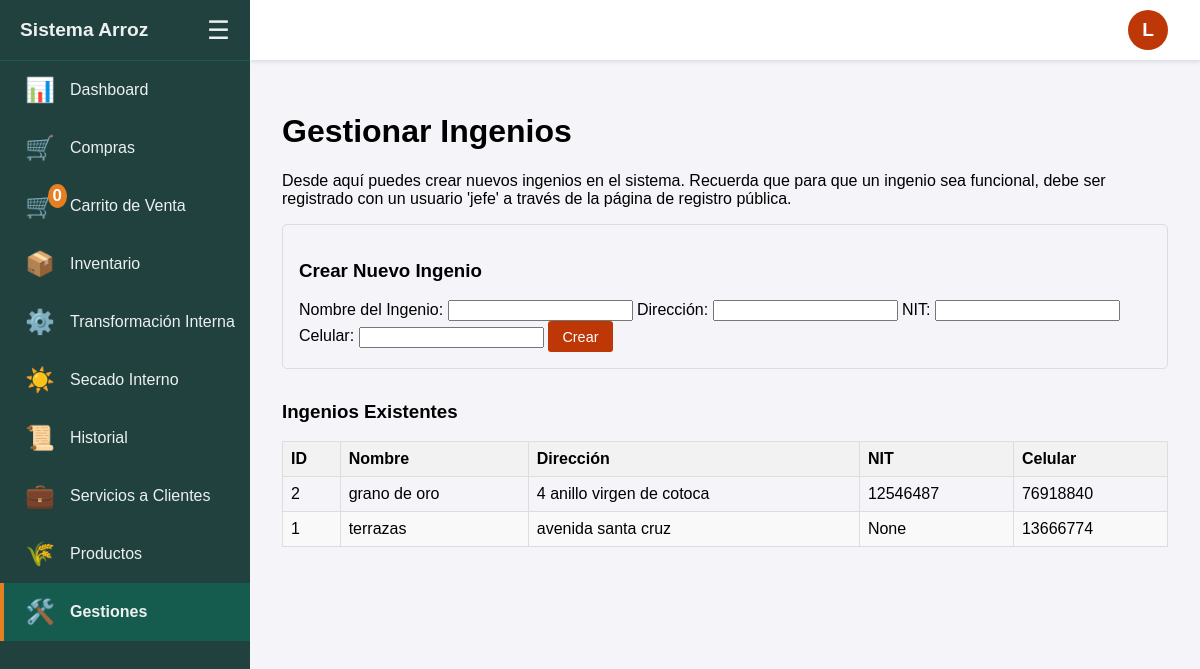
The page /ingenios (signed in) on the database as committed earlier.
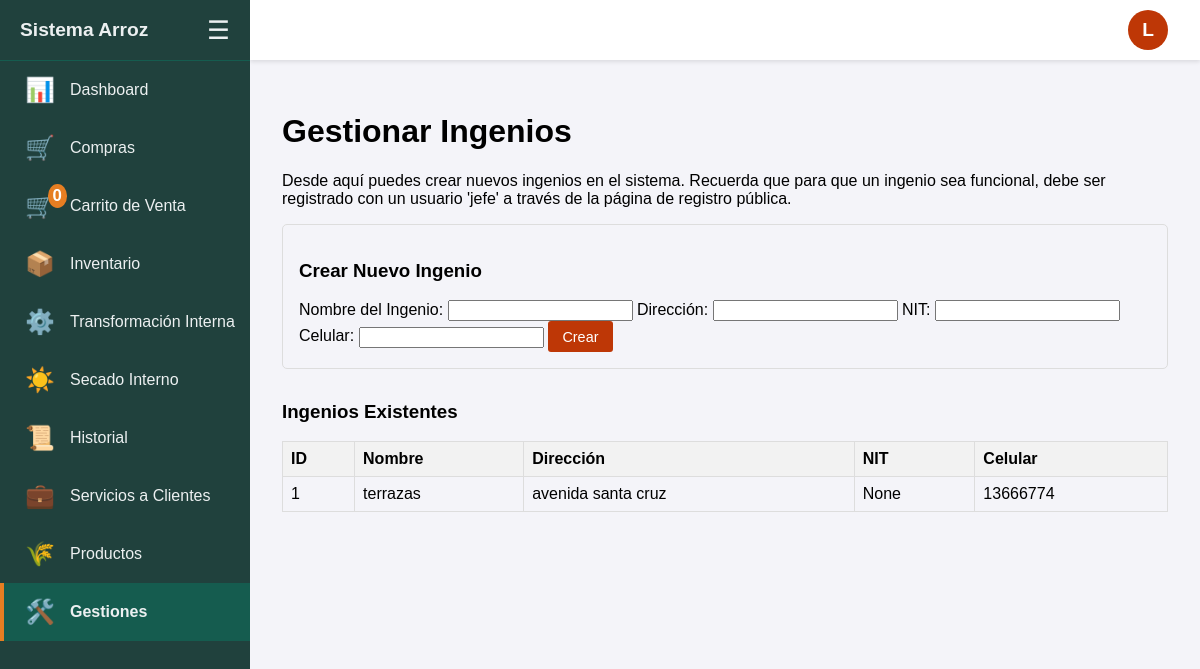
The same page on the database as committed later.
### tables this page shows
CREATE TABLE ingenios (
                id INTEGER PRIMARY KEY AUTOINCREMENT,
                nombre TEXT NOT NULL UNIQUE
            , direccion TEXT NOT NULL DEFAULT "", nit TEXT, celular TEXT NOT NULL DEFAULT "");

### blueprints/management.py (the view)
    @login_required
    def decorated_function(*args, **kwargs):
        if g.user['nivel_acceso'] != 'jefe':
            flash('No tienes permiso para acceder a esta página.', 'danger')
            return redirect(url_for('main.compras'))
        return f(*args, **kwargs)

### blueprints/__init__.py (called while the page is built)
def login_required(f):
    @wraps(f)
    def decorated_function(*args, **kwargs):
        if g.user is None:
            return redirect(url_for('auth.login', next=request.url))
        return f(*args, **kwargs)
    return decorated_function

### blueprints/management.py (called while the page is built, shortened)
def jefe_required(f):
    @login_required
    def decorated_function(*args, **kwargs):
        if g.user['nivel_acceso'] != 'jefe':
            flash('No tienes permiso para acceder a esta página.', 'danger')
            return redirect(url_for('main.compras'))
        return f(*args, **kwargs)
    decorated_function.__name__ = f.__name__
    return decorated_function

@management_bp.route('/ingenios', methods=['GET', 'POST'])
@jefe_required
def ingenios():
    lista_ingenios = obtener_ingenios_logic()
    return render_template('ingenios.html', ingenios=lista_ingenios)

### db.py (called while the page is built)
def obtener_ingenios_db():
    with sqlite3.connect(DB_NAME) as conn:
        c = conn.cursor()
        return c.execute("SELECT id, nombre, direccion, nit, celular FROM ingenios ORDER BY nombre").fetchall()

def obtener_ingenio_por_id_db(ingenio_id: int):
    with sqlite3.connect(DB_NAME) as conn:
        c = conn.cursor()
        return c.execute("SELECT id, nombre, direccion, nit, celular FROM ingenios WHERE id = ?", (ingenio_id,)).fetchone()

### logic.py (called while the page is built)
def obtener_ingenios_logic():
    return obtener_ingenios_db()

### templates/ingenios.html (shortened to what this page needs)
{% extends "index.html" %}
{% block content %}
  <h1>Gestionar Ingenios</h1>
  <p>Desde aquí puedes crear nuevos ingenios en el sistema. Recuerda que para que un ingenio sea funcional, debe ser registrado con un usuario 'jefe' a través de la página de registro pública.</p>
  <form method="post" style="margin-bottom: 2em; border: 1px solid #ddd; padding: 1em; border-radius: 5px;">
    <h3>Crear Nuevo Ingenio</h3>
    <label for="nombre">Nombre del Ingenio:</label>
    <input type="text" id="nombre" name="nombre" required>
    <label for="direccion">Dirección:</label>
    <input type="text" id="direccion" name="direccion" required>
    <label for="nit">NIT:</label>
    <input type="text" id="nit" name="nit">
    <label for="celular">Celular:</label>
    <input type="text" id="celular" name="celular" required>
    <button type="submit">Crear</button>
  </form>
  <h3>Ingenios Existentes</h3>
  <table>
    <thead>
      <tr>
        <th>ID</th>
        <th>Nombre</th>
        <th>Dirección</th>
        <th>NIT</th>
        <th>Celular</th>
      </tr>
    </thead>
    <tbody>
      {% for ingenio in ingenios %}
      <tr>
        <td>{{ ingenio[0] }}</td>
        <td>{{ ingenio[1] }}</td>
        <td>{{ ingenio[2] or '-' }}</td>
        <td>{{ ingenio[3] or '-' }}</td>
        <td>{{ ingenio[4] or '-' }}</td>
      </tr>
      {% else %}
      <tr>
        <td colspan="5">No hay ingenios registrados.</td>
      </tr>
      {% endfor %}
    </tbody>
  </table>
{% endblock %}

### templates/index.html (shortened to what this page needs)
<!doctype html>
<html lang="es">
<head>
</head>
<body>
  {% if g.user %}
    <div id="sidebar" class="sidebar">
      <div class="sidebar-header">
        <span class="sidebar-title text">Sistema Arroz</span>
        <button id="sidebar-toggle" class="sidebar-toggle-btn" title="Ocultar/Mostrar menú">☰</button>
      </div>
      <nav class="sidebar-nav">
        <a href="{{ url_for('main.dashboard') }}" class="{{ 'active' if request.endpoint == 'main.dashboard' else '' }}"><span class="icon">📊</span><span class="text">Dashboard</span></a>
        <a href="{{ url_for('main.compras') }}" class="{{ 'active' if request.endpoint == 'main.compras' else '' }}"><span class="icon">🛒</span><span class="text">Compras</span></a>
        <a href="{{ url_for('main.carrito') }}" class="{{ 'active' if request.endpoint == 'main.carrito' else '' }}">
          <span class="icon">
            <span style="position: relative; display: inline-block;">🛒<span style="position: absolute; top: -8px; right: -12px; background: #e67e22; border-radius: 50%; color: white; font-size: 0.7em; padding: 2px 5px; font-weight: bold;">{{ session.get('carrito', {})|length }}</span></span>
          </span>
          <span class="text">Carrito de Venta</span>
        </a>
        <a href="{{ url_for('main.inventario') }}" class="{{ 'active' if request.endpoint == 'main.inventario' else '' }}"><span class="icon">📦</span><span class="text">Inventario</span></a>
        <a href="{{ url_for('transactions.transformar_interno') }}" class="{{ 'active' if request.endpoint == 'transactions.transformar_interno' else '' }}"><span class="icon">⚙️</span><span class="text">Transformación Interna</span></a>
        <a href="{{ url_for('transactions.secar_lote_interno') }}" class="{{ 'active' if request.endpoint == 'transactions.secar_lote_interno' else '' }}"><span class="icon">☀️</span><span class="text">Secado Interno</span></a>
        <a href="{{ url_for('main.historial') }}" class="{{ 'active' if request.endpoint == 'main.historial' else '' }}"><span class="icon">📜</span><span class="text">Historial</span></a>
        <div class="management-menu" id="servicios-menu">
          <a href="#" id="servicios-menu-trigger" class="management-menu-btn {{ 'active' if request.endpoint in ['transactions.servicio_secado', 'transactions.servicio_pelado'] else '' }}">
            <span class="icon">💼</span><span class="text">Servicios a Clientes</span>
          </a>
        </div>
        <a href="{{ url_for('reports.productos') }}" class="{{ 'active' if request.endpoint == 'reports.productos' else '' }}"><span class="icon">🌾</span><span class="text">Productos</span></a>
        {% if g.user.nivel_acceso == 'jefe' %}
          {% set gestiones_endpoints = ['management.gestionar_almacenes', 'management.gestionar_variedades', 'management.gestionar_usuarios', 'management.crear_usuario', 'management.ingenios'] %}
          <div class="management-menu" id="management-menu">
            <a href="#" id="management-menu-trigger" class="management-menu-btn {{ 'active' if request.endpoint in gestiones_endpoints else '' }}">
              <span class="icon">🛠️</span><span class="text">Gestiones</span>
            </a>
          </div>
        {% endif %}
      </nav>
    </div>
  {% endif %}
  {% if g.user %}
    <header id="top-bar" class="top-bar">
      <div class="user-menu">
          <button id="user-menu-trigger" class="user-menu-btn" title="Menú de usuario">
            {{ g.user.email[0]|upper }}
          </button>
      </div>
    </header>
  {% endif %}
  <div id="main-content" class="main-content">
    <main class="container">
      {% block container_content %}
        {% block content %}{% endblock %}
      {% endblock %}
    </main>
  </div>
</body>
</html>

### templates/index.html (style rules this page uses)
:root { --sidebar-width-expanded: 250px; --sidebar-width-collapsed: 80px; --top-bar-height: 60px; --sidebar-bg-color: #20413d; --sidebar-text-color: #ecf0f1; --sidebar-hover-bg: #155c4f; --sidebar-icon-color: #e67e22; }
body { font-family: sans-serif; margin: 0; background-color: #f4f4f9; }
table { border-collapse: collapse; width: 100%; margin-top: 1em; }
th, td { border: 1px solid #ddd; padding: 8px; text-align: left; }
th { background-color: #f2f2f2; }
button, input[type=submit] { padding: 0.5em 1em; background-color: #be3706; color: white; border: none; border-radius: 3px; cursor: pointer; font-size: 0.9em; transition: background-color 0.2s; }
.sidebar { position: fixed; top: 0; left: 0; height: 100vh; width: var(--sidebar-width-expanded); background: var(--sidebar-bg-color); color: var(--sidebar-text-color); transition: width 0.3s ease-in-out; z-index: 1000; overflow-x: hidden; display: flex; flex-direction: column; }
.sidebar-header { display: flex; align-items: center; justify-content: space-between; padding: 0 20px; height: var(--top-bar-height); border-bottom: 1px solid var(--sidebar-hover-bg); flex-shrink: 0; }
.sidebar-title { font-size: 1.2em; font-weight: bold; white-space: nowrap; }
.sidebar-toggle-btn { background: none; border: none; color: var(--sidebar-text-color); font-size: 1.6em; cursor: pointer; padding: 0; }
.sidebar-nav { flex-grow: 1; overflow-y: auto; }
.sidebar-nav a, .sidebar-nav .management-menu-btn { display: flex; align-items: center; padding: 15px 25px; color: var(--sidebar-text-color); text-decoration: none; transition: background-color 0.2s; white-space: nowrap; }
.sidebar-nav .icon { font-size: 1.5em; margin-right: 20px; width: 25px; text-align: center; flex-shrink: 0; }
.sidebar-nav a.active, .sidebar-nav .management-menu-btn.active { background-color: var(--sidebar-hover-bg); font-weight: bold; border-left: 4px solid var(--sidebar-icon-color); padding-left: 21px; }
.user-menu { position: relative; display: inline-block; }
.user-menu-btn { background-color: #be3706; color: white; width: 40px; height: 40px; padding: 0; font-size: 1.2em; font-weight: bold; border: none; cursor: pointer; border-radius: 50%; display: flex; align-items: center; justify-content: center; transition: background-color 0.2s; }
.main-content { margin-left: var(--sidebar-width-expanded); padding-top: var(--top-bar-height); transition: margin-left 0.3s ease-in-out; }
.top-bar { position: fixed; top: 0; left: var(--sidebar-width-expanded); right: 0; height: var(--top-bar-height); background-color: #ffffff; box-shadow: 0 2px 4px rgba(0,0,0,0.1); display: flex; align-items: center; justify-content: flex-end; padding: 0 2em; z-index: 998; transition: left 0.3s ease-in-out; }
.container { padding: 2em; }
.management-menu { position: relative; }
.management-menu-btn { width: 100%; background: none; border: none; text-align: left; cursor: pointer; font-size: 1em; font-family: inherit; }

Rows that differ between the two databases and show on the page:
removed ingenios: id "2", nombre "grano de oro", direccion "4 anillo virgen de cotoca", nit "12546487", celular "76918840"
